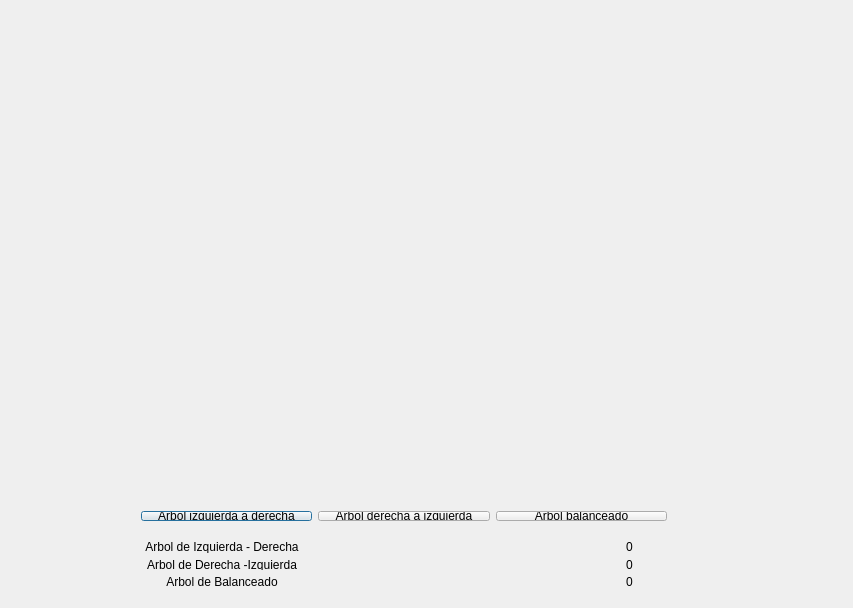
<?xml version="1.0" encoding="UTF-8"?>
<ui version="4.0">
 <class>Aplicacion</class>
 <widget class="QDialog" name="Aplicacion">
  <property name="geometry">
   <rect>
    <x>0</x>
    <y>0</y>
    <width>853</width>
    <height>608</height>
   </rect>
  </property>
  <property name="windowTitle">
   <string>Aplicacion</string>
  </property>
  <widget class="QLabel" name="labelLienzo">
   <property name="geometry">
    <rect>
     <x>12</x>
     <y>12</y>
     <width>821</width>
     <height>450</height>
    </rect>
   </property>
   <property name="text">
    <string/>
   </property>
   <property name="alignment">
    <set>Qt::AlignCenter</set>
   </property>
  </widget>
  <widget class="QWidget" name="">
   <property name="geometry">
    <rect>
     <x>10</x>
     <y>530</y>
     <width>831</width>
     <height>68</height>
    </rect>
   </property>
   <layout class="QHBoxLayout" name="horizontalLayout">
    <item>
     <layout class="QVBoxLayout" name="verticalLayout">
      <item>
       <widget class="QLabel" name="labelizqDer">
        <property name="text">
         <string>Arbol de Izquierda - Derecha</string>
        </property>
        <property name="alignment">
         <set>Qt::AlignCenter</set>
        </property>
       </widget>
      </item>
      <item>
       <widget class="QLabel" name="labelDerIzq">
        <property name="text">
         <string>Arbol de Derecha -Izquierda</string>
        </property>
        <property name="alignment">
         <set>Qt::AlignCenter</set>
        </property>
       </widget>
      </item>
      <item>
       <widget class="QLabel" name="labelArbolBa">
        <property name="text">
         <string>Arbol de Balanceado</string>
        </property>
        <property name="alignment">
         <set>Qt::AlignCenter</set>
        </property>
       </widget>
      </item>
     </layout>
    </item>
    <item>
     <layout class="QVBoxLayout" name="verticalLayout_2">
      <item>
       <widget class="QLabel" name="labelIndicadorIzqDer">
        <property name="text">
         <string>0</string>
        </property>
        <property name="alignment">
         <set>Qt::AlignCenter</set>
        </property>
       </widget>
      </item>
      <item>
       <widget class="QLabel" name="labelIndicadorDerIzq">
        <property name="text">
         <string>0</string>
        </property>
        <property name="alignment">
         <set>Qt::AlignCenter</set>
        </property>
       </widget>
      </item>
      <item>
       <widget class="QLabel" name="labelIndicadorBa">
        <property name="text">
         <string>0</string>
        </property>
        <property name="alignment">
         <set>Qt::AlignCenter</set>
        </property>
       </widget>
      </item>
     </layout>
    </item>
   </layout>
  </widget>
  <widget class="QWidget" name="">
   <property name="geometry">
    <rect>
     <x>130</x>
     <y>500</y>
     <width>548</width>
     <height>32</height>
    </rect>
   </property>
   <layout class="QHBoxLayout" name="horizontalLayout_2">
    <item>
     <widget class="QPushButton" name="pushButton">
      <property name="text">
       <string>Arbol izquierda a derecha</string>
      </property>
     </widget>
    </item>
    <item>
     <widget class="QPushButton" name="pushButton_2">
      <property name="text">
       <string>Arbol derecha a izquierda</string>
      </property>
     </widget>
    </item>
    <item>
     <widget class="QPushButton" name="pushButton_3">
      <property name="text">
       <string>Arbol balanceado</string>
      </property>
     </widget>
    </item>
   </layout>
  </widget>
 </widget>
 <layoutdefault spacing="6" margin="11"/>
 <resources/>
 <connections/>
</ui>
